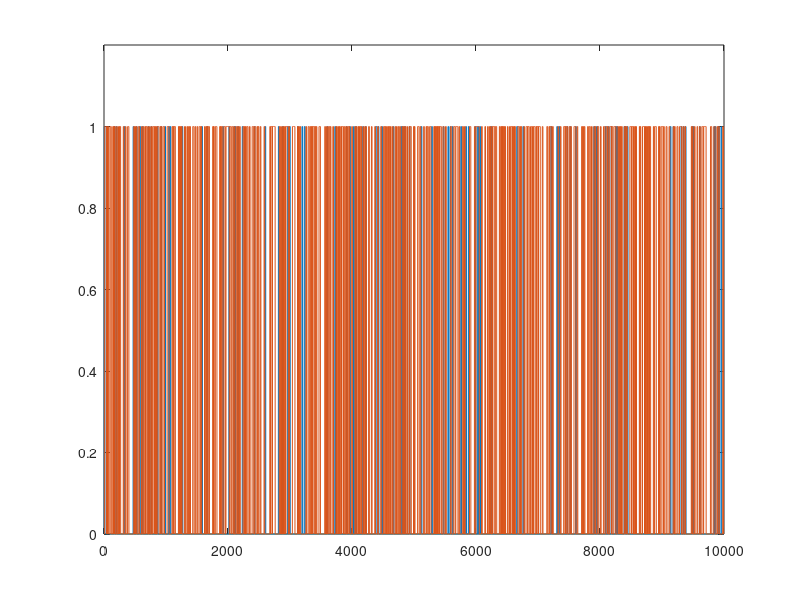

The MATLAB script that drew this image:
%%
%   COURSE: Master statistics and machine learning: intuition, math, code										
%      URL: udemy.com/course/statsml_x/?couponCode=202212 
% 
%  SECTION: Probability theory
%    VIDEO: Conditional probability
% 
%  TEACHER: Mike X Cohen, sincxpress.com
%

%%

% a clear MATLAB workspace is a clear mental workspace
close all; clear; clc
pkg load statistics % load Octave stats package

%% generate two long-spike time series

N = 10000;
spikeDur  = 10; % a.u. but must be an even number
spikeNumA = .01; % in proportion of total number of points
spikeNumB = .05; % in proportion of total number of points

% initialize to zeros
[spike_tsA,spike_tsB] = deal( zeros(N,1) );


%%% populate time series 1
spiketimesA = randi(N,round(N*spikeNumA),1);

% flesh out spikes (loop per spike)
for spikei=1:length(spiketimesA)
    
    % find boundaries
    bnd_pre = max(1,spiketimesA(spikei)-spikeDur/2);
    bnd_pst = min(N,spiketimesA(spikei)+spikeDur/2);
    
    % fill in with ones
    spike_tsA(bnd_pre:bnd_pst) = 1;
end


%%% repeat for time series 2
spiketimesB = randi(N,round(N*spikeNumB),1);
% spiketimesB(1:length(spiketimesA)) = spiketimesA; % induce strong conditional probability

% flesh out spikes (loop per spike)
for spikei=1:length(spiketimesB)
    
    % find boundaries
    bnd_pre = max(1,spiketimesB(spikei)-spikeDur/2);
    bnd_pst = min(N,spiketimesB(spikei)+spikeDur/2);
    
    % fill in with ones
    spike_tsB(bnd_pre:bnd_pst) = 1;
end


%% let's see what they look like

figure(1), clf
plot(1:N,spike_tsA, 1:N,spike_tsB)
set(gca,'ylim',[0 1.2])


%% compute their probabilities and intersection

% probabilities
probA = sum(spike_tsA==1) / N;
probB = mean(spike_tsB);

% joint probability
probAB = mean(spike_tsA+spike_tsB==2);

%% compute the conditional probabilities

% p(A|B)
pAgivenB = probAB/probB;

% p(B|A)
pBgivenA = probAB/probA;

% print a little report
disp('  ')
disp([ 'P(A)   = ' num2str(probA) ])
disp([ 'P(A|B) = ' num2str(pAgivenB) ])
disp([ 'P(B)   = ' num2str(probB) ])
disp([ 'P(B|A) = ' num2str(pBgivenA) ])

%% done.
